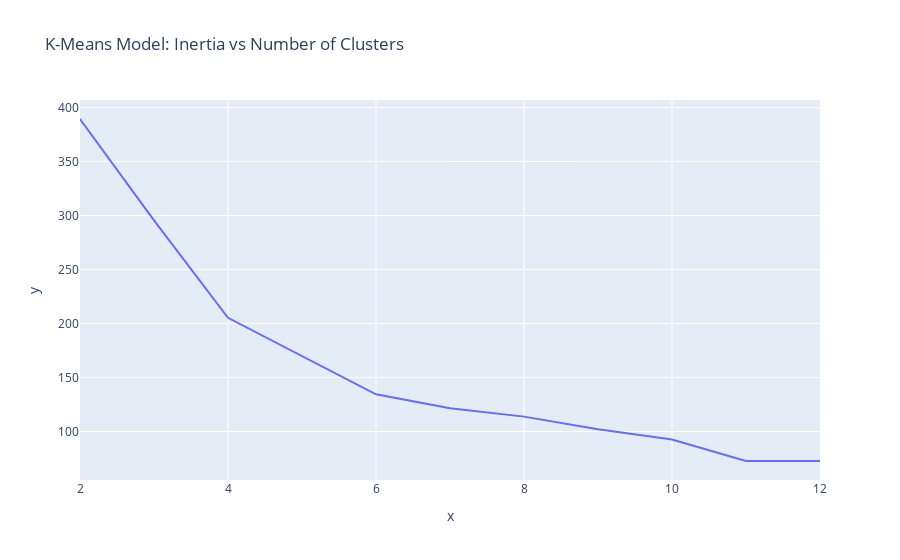

Write notebook code for a chart like this one.
### Code cell
fig= px.line(x=n_clusters, y=inertia_errors, title="K-Means Model: Inertia vs Number of Clusters")

fig.show()

### Figure 1 — Plotly figure (JSON) as saved in the notebook; plotly's stock layout.template omitted (floating-point values rounded to 4 significant figures)
{"data": [{"hovertemplate": "x=%{x}<br>y=%{y}<extra></extra>", "legendgroup": "", "line": {"color": "#636efa", "dash": "solid"}, "marker": {"symbol": "circle"}, "mode": "lines", "name": "", "orientation": "v", "showlegend": false, "type": "scatter", "x": [2, 3, 4, 5, 6, 7, 8, 9, 10, 11, 12], "xaxis": "x", "y": [389.4, 295.5, 205.2, 169.9, 134.4, 121.4, 113.7, 102.1, 92.55, 72.63, 72.7], "yaxis": "y"}], "layout": {"legend": {"tracegroupgap": 0}, "title": {"text": "K-Means Model: Inertia vs Number of Clusters"}, "xaxis": {"anchor": "y", "domain": [0, 1], "title": {"text": "x"}}, "yaxis": {"anchor": "x", "domain": [0, 1], "title": {"text": "y"}}}}
